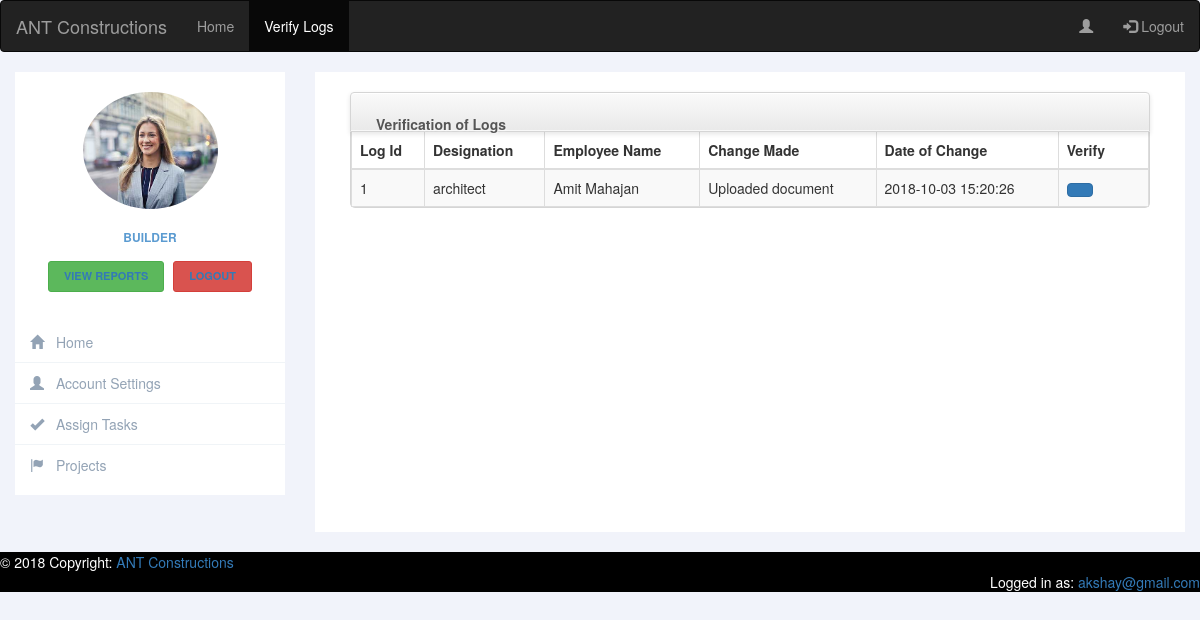
Screenshot of /verifyLogsBuilder.php (signed in) with the database file from the repository.
### tables this page shows
CREATE TABLE `logs` (
  `changeMade` varchar(100) NOT NULL,
  `changeDate` timestamp NOT NULL DEFAULT CURRENT_TIMESTAMP,
  `employeeName` varchar(100) NOT NULL,
  `isVerified` int(10) NOT NULL DEFAULT '0',
  `logId` int(100) NOT NULL,
  `employeeType` varchar(100) NOT NULL
);

### verifyLogsBuilder.php (the view, shortened to what this page needs)
  <!DOCTYPE html>
  <html>
  <head>
    <link rel="stylesheet" href="https://maxcdn.bootstrapcdn.com/bootstrap/3.3.7/css/bootstrap.min.css">
    <link href="//netdna.bootstrapcdn.com/twitter-bootstrap/2.3.2/css/bootstrap-combined.min.css" rel="stylesheet" id="bootstrap-css">
    <link rel="stylesheet" type="text/css" href="css/architectSidebar.css">
    <link rel="stylesheet" type="text/css" href="css/builderTableLogs.css">
  </head>
  <body>
  <nav class="navbar navbar-inverse">
    <div class="container-fluid">
      <div class="navbar-header">
      <a class="navbar-brand" href="#">ANT Constructions</a>
      </div>
      <ul class="nav navbar-nav">
        <li><a href="builderHomePage.php">Home</a></li>
        <li class="active"><a href="#">Verify Logs</a></li>
      </ul>
      <ul class="nav navbar-nav navbar-right">
        <li><a href="builderHomePage.php"><span class="glyphicon glyphicon-user"></span></a></li>
        <li><a href="logout.php"><span class="glyphicon glyphicon-log-in"></span> Logout</a></li>
      </ul>
    </div>
  </nav>
  <div class="row profile">
    <div class="col-md-3 col-sm-3">
      <div class="profile-sidebar">
        <div class="profile-userpic">
          <img src="<?php echo $_SESSION['employeeDP']; ?>" class="img-responsive" alt="">
        </div>
        <div class="profile-usertitle">
          <div class="profile-usertitle-job">
            Builder
          </div>
        </div>
        <div class="profile-userbuttons">
          <button type="button" class="btn btn-success btn-sm"><a href="viewReportsBuilder.php">View reports</a></button>
          <button type="button" class="btn btn-danger btn-sm"><a href="logout.php">Logout</a></button>
        </div>
        <div class="profile-usermenu">
          <ul class="nav">
            <li>
              <a href="builderHomePage.php">
              <i class="glyphicon glyphicon-home"></i>
              Home </a>
            </li>
            <li>
              <a href="changeAccountDetailsBuilder.php">
              <i class="glyphicon glyphicon-user"></i>
              Account Settings </a>
            </li>
            <li>
              <a href="assignTasksBuilder.php" target="_blank">
              <i class="glyphicon glyphicon-ok"></i>
              Assign Tasks </a>
            </li>
            <li>
              <a href="categories.php">
              <i class="glyphicon glyphicon-flag"></i>
              Projects </a>
            </li>
          </ul>
        </div>
      </div>
    </div>
     <div class="col-md-9  col-sm-9">
            <div class="profile-content" style="height: 100%">
              <div class="container-fluid">
                <?php
                  include 'connection.php';
                  $sql = "SELECT * FROM logs WHERE isVerified = 0";
                  $result = mysqli_query($conn, $sql);
                  if(mysqli_num_rows($result) > 0)
                  {
                    echo '<div class="span9">
                            <div class="widget stacked widget-table action-table">
                                    <div class="widget-header">
                                      <i class="icon-th-list"></i>
                                      <h3>Verification of Logs</h3>
                                    </div>
                                    <div class="widget-content">
                                      <table class="table table-striped table-bordered">
                                        <thead>
                                          <tr>
                                            <th>Log Id</th>
                                            <th>Designation</th>
                                            <th>Employee Name</th>
                                            <th>Change Made</th>
                                            <th>Date of Change</th>
                                            <th class="td-actions">Verify</th>
                                          </tr>
                                        </thead>
                                        <tbody>';
                    while($row = mysqli_fetch_assoc($result))
                    {
                      echo '<tr>
                        <td>'.$row['logId'].'</td>
                        <td>'.$row['employeeType'].'</td>
                        <td>'.$row['employeeName'].'</td>
                        <td>'.$row['changeMade'].'</td>
                        <td>'.$row['changeDate'].'</td>
                        <td class="td-actions">
                          <a href="javascript:;" class="btn btn-small btn-primary" onclick="verifyTheLog('.$row['logId'].')">
                            <i class="btn-icon-only icon-ok"></i>
                          </a>
                          <a href="javascript:;" class="btn btn-small" onclick="verifyTheLog('.$row['logId'].')">
                            <i class="btn-icon-only icon-remove"></i>
                          </a>
                        </td>
                      </tr>';
                    }
                    echo "</tbody>
                      </table>
                  </div>
                </div>
                      </div>";
                  }
                  else
                    echo "<h2>NO LOGS FOUND<h2><br>";
                ?>
              </div>
            </div>
    </div>
  </div>
  </body>
<footer class="page-footer font-small blue" style="background-color: black;">
  <div class="footer-copyright text-left py-3"><span style="color: white;">© 2018 Copyright:</span>
    <a href="index.php"> ANT Constructions</a>
  </div>
  <div class="footer-copyright text-right py-3"><span style="color: white;">Logged in as:</span>
    <a href="architectHomePage.php"> <?php echo $_SESSION['employeeEmailId']; ?></a>
  </div>
</footer>
  </html>

### css/architectSidebar.css (style rules this page uses)
body { background: #F1F3FA; }
.profile { margin: 20px 0; }
.profile-sidebar { padding: 20px 0 10px 0; background: #fff; }
.profile-userpic img { float: none; margin: 0 auto; width: 50%; height: 50%; -webkit-border-radius: 50% !important; -moz-border-radius: 50% !important; border-radius: 50% !important; }
.profile-usertitle { text-align: center; margin-top: 20px; }
.profile-usertitle-job { text-transform: uppercase; color: #5b9bd1; font-size: 12px; font-weight: 600; margin-bottom: 15px; }
.profile-userbuttons { text-align: center; margin-top: 10px; }
.profile-userbuttons .btn { text-transform: uppercase; font-size: 11px; font-weight: 600; padding: 6px 15px; margin-right: 5px; }
.profile-userbuttons .btn:last-child { margin-right: 0px; }
.profile-usermenu { margin-top: 30px; }
.profile-usermenu ul li { border-bottom: 1px solid #f0f4f7; }
.profile-usermenu ul li:last-child { border-bottom: none; }
.profile-usermenu ul li a { color: #93a3b5; font-size: 14px; font-weight: 400; }
.profile-usermenu ul li a i { margin-right: 8px; font-size: 14px; }
.profile-content { padding: 20px; background: #fff; min-height: 460px; }

### css/builderTableLogs.css (style rules this page uses)
.table-bordered { border: 1px solid #dddddd; border-collapse: separate; border-left: 0; -webkit-border-radius: 4px; -moz-border-radius: 4px; border-radius: 4px; }
.table { width: 100%; margin-bottom: 20px; background-color: transparent; border-collapse: collapse; border-spacing: 0; display: table; }
.widget.widget-table .table { margin-bottom: 0; border: none; }
.widget.widget-table .widget-content { padding: 0; }
.widget .widget-header + .widget-content { border-top: none; -webkit-border-top-left-radius: 0; -webkit-border-top-right-radius: 0; -moz-border-radius-topleft: 0; -moz-border-radius-topright: 0; border-top-left-radius: 0; border-top-right-radius: 0; }
.widget .widget-content { padding: 20px 15px 15px; background: #FFF; border: 1px solid #D5D5D5; -moz-border-radius: 5px; -webkit-border-radius: 5px; border-radius: 5px; }
.widget .widget-header { position: relative; height: 40px; line-height: 40px; background: #E9E9E9; background: -moz-linear-gradient(top, #fafafa 0%, #e9e9e9 100%); background: -webkit-gradient(linear, left top, left bottom, color-stop(0%, #fafafa), color-stop(100%, #e9e9e9)); background: -webkit-linear-gradient(top, #fafafa 0%, #e9e9e9 100%); background: -o-linear-gradient(top, #fafafa 0%, #e9e9e9 100%); background: -ms-linear-gradient(top, #fafafa 0%, #e9e9e9 100%); background: linear-gradient(top, #fafafa 0%, #e9e9e9 100%); text-shadow: 0 1px 0 #fff; border-radius: 5px 5px 0 0; box-shadow: 0 2px 5px rgba(0,0,0,0.1),inset 0 1px 0 white,inset 0 -1px 0 rgba(255,255,255,0.7); border-bottom: 1px solid #bababa; filter: progid:DXImageTransform.Microsoft.gradient(startColorstr='#FAFAFA', endColorstr='#E9E9E9'); -ms-filter: "progid:DXImageTransform.Microsoft.gradient(startColorstr='#FAFAFA', endColorstr='#E9E9E9')"; border: 1px solid #D5D5D5; -webkit-border-top-left-radius: 4px; -webkit-border-top-right-radius: 4px; -moz-border-radius-topleft: 4px; -moz-border-radius-topright: 4px; border-top-left-radius: 4px; border-top-right-radius: 4px; -webkit-background-clip: padding-box; }
thead { display: table-header-group; vertical-align: middle; border-color: inherit; }
.widget .widget-header h3 { top: 2px; position: relative; left: 10px; display: inline-block; margin-right: 3em; font-size: 14px; font-weight: 600; color: #555; line-height: 18px; text-shadow: 1px 1px 2px rgba(255, 255, 255, 0.5); }

### rows the page displays
logs: logId "1", employeeType "architect", employeeName "Amit Mahajan", changeMade "Uploaded document", changeDate "2018-10-03 15:20:26"

### other values shown
$_SESSION['employeeEmailId'] "akshay@gmail.com"
